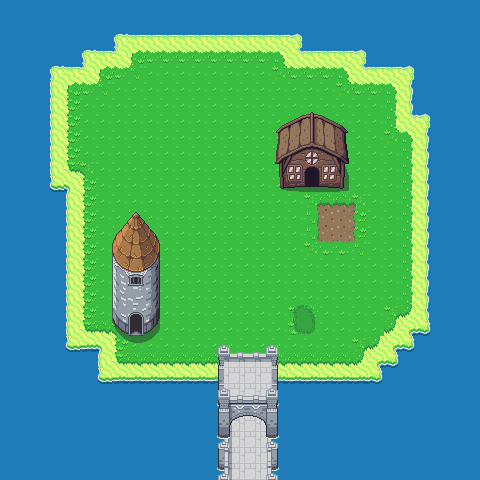

A level layout from a 2D game, rendered from its tile map. Below: a short description, then the map file with tile-grid data replaced by summaries:
An orthogonal 30x30 tile map with 16x16 px tiles, 5 tile layers (Terrain, Buildings_low, Decorations_low, Buildings_high, ...).

<map version="1.2" tiledversion="1.2.0" orientation="orthogonal" renderorder="right-down" width="30" height="30" tilewidth="16" tileheight="16" infinite="0" nextlayerid="16" nextobjectid="1">
 <tileset firstgid="1" source="world.tsx" />
 <layer id="3" name="Terrain" width="30" height="30">
  <data>[900 cells, 900 non-empty, 40 distinct tile ids]</data>
 </layer>
 <group id="11" name="Buildings_low">
  <layer id="5" name="Buildings_low" width="30" height="30">
   <data>[900 cells, 59 non-empty, 39 distinct tile ids]</data>
  </layer>
  <layer id="10" name="Decorations_low" width="30" height="30">
   <data>[900 cells, 2 non-empty, 2 distinct tile ids]</data>
  </layer>
 </group>
 <objectgroup id="7" name="Objects" />
 <group id="12" name="Buildings_high">
  <layer id="8" name="Buildings_high" width="30" height="30">
   <data>[900 cells, 68 non-empty, 68 distinct tile ids]</data>
  </layer>
  <layer id="9" name="Decorations_high" width="30" height="30">
   <data>[900 cells, 1 non-empty, 1 distinct tile ids]</data>
  </layer>
 </group>
</map>
